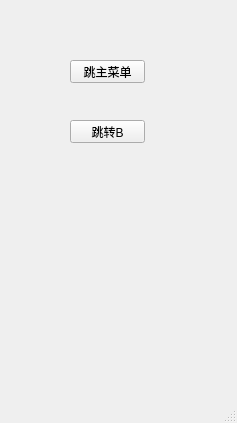
<?xml version="1.0" encoding="UTF-8"?>
<ui version="4.0">
 <class>MainWindow</class>
 <widget class="QMainWindow" name="MainWindow">
  <property name="geometry">
   <rect>
    <x>0</x>
    <y>0</y>
    <width>237</width>
    <height>423</height>
   </rect>
  </property>
  <property name="windowTitle">
   <string>MainWindow</string>
  </property>
  <widget class="QWidget" name="centralwidget">
   <widget class="QPushButton" name="pushButton">
    <property name="geometry">
     <rect>
      <x>70</x>
      <y>60</y>
      <width>75</width>
      <height>23</height>
     </rect>
    </property>
    <property name="text">
     <string>跳主菜单</string>
    </property>
   </widget>
   <widget class="QPushButton" name="pushButton_2">
    <property name="geometry">
     <rect>
      <x>70</x>
      <y>120</y>
      <width>75</width>
      <height>23</height>
     </rect>
    </property>
    <property name="text">
     <string>跳转B</string>
    </property>
   </widget>
  </widget>
  <widget class="QMenuBar" name="menubar">
   <property name="geometry">
    <rect>
     <x>0</x>
     <y>0</y>
     <width>237</width>
     <height>22</height>
    </rect>
   </property>
  </widget>
  <widget class="QStatusBar" name="statusbar"/>
 </widget>
 <resources/>
 <connections/>
</ui>
